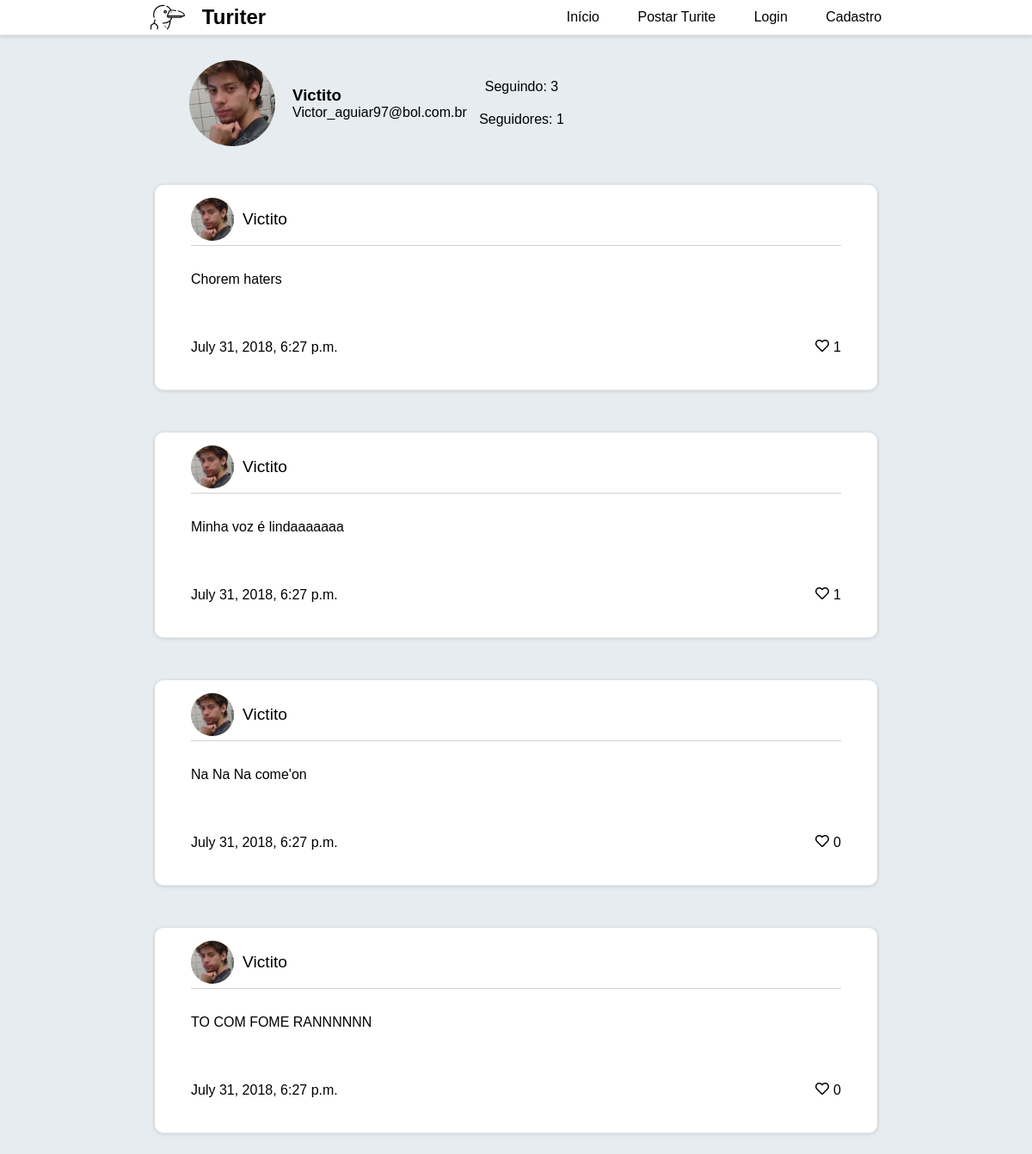
The app's page /perfil/2/ with its own data.
### users/models.py (models this page shows)
class User(AbstractUser):
    followers = models.ManyToManyField('self', blank=True, symmetrical=False)
    following = models.ManyToManyField('self', blank=True, related_name='seguindo', symmetrical=False)
    picture = models.ImageField('Foto de perfil', default='img/blank-pic.png')
    liked_tuites = models.ManyToManyField('tuites.Tuite', related_name='liked_by', blank=True)
    @property
    def followers_count(self):
        return self.followers.count()
    @property
    def following_count(self):
        return self.following.count()

### tuites/models.py (models this page shows)
class Tuite(models.Model):
    content = models.CharField('Tuite', max_length=280)
    author = models.ForeignKey('users.User', on_delete=models.CASCADE, related_name='tuites')
    date_created = models.DateTimeField(auto_now_add=True)
    objects = TuitesManager()
    @property
    def likes_count(self):
        return self.liked_by.count()
    def __str__(self):
        return f'{self.content}'
    class Meta:
        ordering = ('content', )

### users/views.py (the view)
# urls.py: path('perfil/<int:pk>/', ProfileView.as_view(), name='profile'),
class ProfileView(DetailView):
    model = User
    template_name = 'profile.html'
    context_object_name = 'profile'

### templates/templatetags/user_liked.py (called while the page is built)
@register.simple_tag(takes_context=True)
def liked_tuite_heart_icon(context):
    user = context.get('user')
    tuite = context.get('tuite')
    if(user.is_authenticated):
        if user.liked_tuites.filter(id__in=[tuite.id]).exists():
            return "fas fa-heart"
    return "far fa-heart"

### templates/profile.html (shortened to what this page needs)
{% extends 'base.html' %}
{% load staticfiles %}
{% load following %}
{% block body %}
    <div class="profile-container">
        <div>
            <div>
                <img src="{{ profile.picture.url }}" class="profile-image">
            </div>
            <div>
                <h3 class="profile-text">{{ profile.username }}</h3>
                <p class="profile-text">{{ profile.email }}</p>
            </div>
        </div>
        <div>
            <div class="profile-text1">
                Seguindo: {{ profile.following_count }}
            </div>
            <div class="profile-text2">
                Seguidores: {{ profile.followers_count }}
            </div>
        </div>
    </div>
    {% for tuite in profile.tuites.all %}
        {% include 'includes/card.html' %}
    {% endfor %}
{% endblock %}

### templates/includes/card.html
{% load static %}
{% load user_liked %}
<div id="tuite">
    <div id="user-block">
        <img src="{{ tuite.author.picture.url }}" alt="">
        <a href="{% url 'users:profile' tuite.author.pk %}" id="username"> {{ tuite.author }}</a>
    </div>
    <div id="tuite-text">
        {{ tuite }}
    </div>
    <div id="reactions">
        <p>{{ tuite.date_created }}</p>
        <div>
            <a href="{% url 'tuites:like' tuite.id %}" class="like-tuite">
                <i class="{% liked_tuite_heart_icon %}"></i> {{ tuite.likes_count }}
            </a>
        </div>
    </div>
</div>

### static/css/style.css (style rules this page uses)
body { font-family: sans-serif; margin: 0; background: #e6ecf0; display: flex; flex-direction: column; align-items: center; }
#tuite { display: flex; flex-direction: column; align-items: center; justify-content: space-around; background-color: white; width: 70%; margin: 25px 0 25px 0; box-shadow: 0 1px 1px 0 #ECECEC, 0 1px 5px 0 rgba(0, 0, 0, 0.19); border-radius: 10px; }
#user-block { display: flex; flex-direction: row; align-items: center; justify-content: flex-start; width: 90%; border-bottom: 1px solid rgb(209, 209, 209); margin: 10px 0 10px 0; padding: 5px 0 5px 0; }
#user-block img { width: 50px; background-color: #ddd; border-radius: 100%; height: 50px; object-fit: cover; width: 50px; margin: 0 10px 0 0; }
#user-block a { color: black; font-size: 1.2rem; }
#tuite-text { width: 90%; padding: 20px 0 20px 0; }
#reactions { width: 90%; display: flex; flex-direction: row; align-items: center; justify-content: space-between; padding: 20px 0 20px 0; }
#reactions div { display: flex; flex-direction: row; align-items: center; justify-content: center; padding: 20px 0 20px 0; }
#reactions div a { color: black; display: flex; align-items: center; justify-content: space-between; }
#reactions div a i { transition: all 0.1s linear; height: auto; margin: 0 5px 3px 0; }
h1, h2, h3, p { margin: 0; }
.profile-image { background-color: #ddd; border-radius: 100%; height: 100px; object-fit: cover; width: 100px; margin: 20px; }
a, u { text-decoration: none; }

### static/css/profile.css (style rules this page uses)
.profile-container { display: flex; flex-direction: row; align-items: center; justify-content: space-between; padding-top: 10px; width: 70%; }
.profile-container > div { width: 30%; padding: 0 20px; display: flex; flex-direction: column; justify-content: space-between; align-items: center; }
.profile-container > div:nth-child(1) { display: flex; flex-direction: row; justify-content: flex-start; align-items: center; }
.profile-container > div:nth-child(1) div { display: flex; flex-direction: column; justify-content: space-between; align-items: flex-start; }
.profile-text1, .profile-text2 { transition: all 0.2s linear; position: relative; padding: 10px 0 10px 0; }

### records on screen
User: picture (picture), username "Victito", email "Victor_aguiar97@bol.com.br", following_count "3", followers_count "1"
Tuite: author.picture (picture), author "Victito", content "Chorem haters", date_created "July 31, 2018, 6:27 p.m.", likes_count "1"
Tuite: author.picture (picture), author "Victito", content "Minha voz é lindaaaaaaa", date_created "July 31, 2018, 6:27 p.m.", likes_count "1"
Tuite: author.picture (picture), author "Victito", content "Na Na Na come'on", date_created "July 31, 2018, 6:27 p.m.", likes_count "0"
Tuite: author.picture (picture), author "Victito", content "TO COM FOME RANNNNNN", date_created "July 31, 2018, 6:27 p.m.", likes_count "0"
